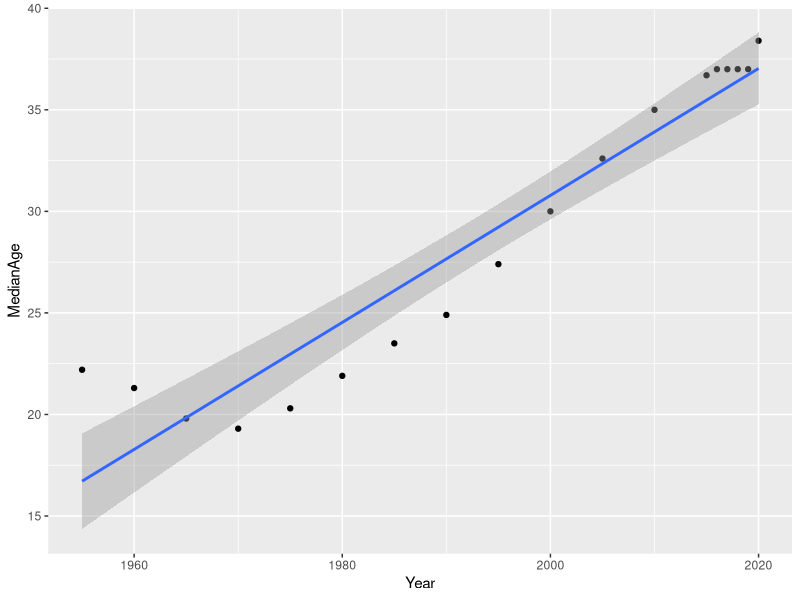
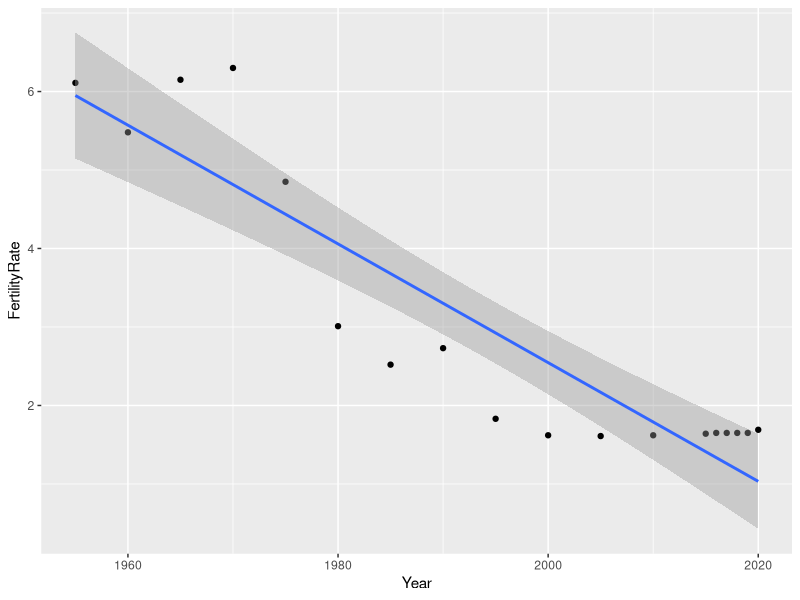

Write R code to recreate these figures, in order. (Note: this script raises an error after producing the figures.)
# DATAFRAME INITIALIZATION
df = read.csv("./data/population.csv")
library(ggplot2)

head(df)
unique(df$Country)
head(filter)

filter <- df[df$Country == "China",]
ggplot(data = filter, aes(x = Year, y = MedianAge)) + geom_point() + geom_smooth(method = "lm")
ggplot(data = filter, aes(x = Year, y = FertilityRate)) + geom_point() + geom_smooth(method = "lm")

head(filter)
ggplot(data = db, aes(x=Educational_level) ) + geom_bar(width = 0.5) 
ggplot(data = db, aes(x = age, y = charges), fill = smoker) + geom_boxplot( notch = TRUE ) + stat_boxplot( geom = "errorbar" )

############################################################################################################################################################################
# POPULATION GROWTH ANALISYS ==== LINEAR REGRESSION
############################################################################################################################################################################

# USA ANALYSIS
usa <- df[df$Country == "United States",]

ggplot(data = usa, aes(x = Year, y = Population)) + geom_point() + geom_smooth(method = "lm") + labs(title = "USA Population", x = "Year", y = "Population")

# PAKISTAN ANALYSIS
# NOTE pakistan has an exponential growth so we need to use log scale to fit a linear model

pak <- df[df$Country == "Pakistan",]

pak[, "log_Population"] <- log(pak[, "Population"] + 1)
ggplot(data = pak, aes(x = Year, y = Population)) + geom_point() + geom_smooth(method = "lm") + labs(title = "USA Population", x = "Year", y = "Population")
ggplot(data = pak, aes(x = Year, y = log_Population)) + geom_point() + geom_smooth(method = "lm") + labs(title = "USA Population", x = "Year", y = "Population")

############################################################################################################################################################################
# FERTILITY RATE ANALYSIS ==== MULTILINEAR REGRESSION
############################################################################################################################################################################

filter <- df[df$Country == "Albania",]
filter[, "exp_FertilityRate"] <- sqrt(filter[, "FertilityRate"])
ggplot(data = filter, aes(x = MedianAge, y = exp_FertilityRate)) + geom_point() + geom_smooth(method = "lm")


medianAge <- filter[, "MedianAge"]
fertilityRate <- filter[, "FertilityRate"]
t.test(medianAge, fertilityRate)
